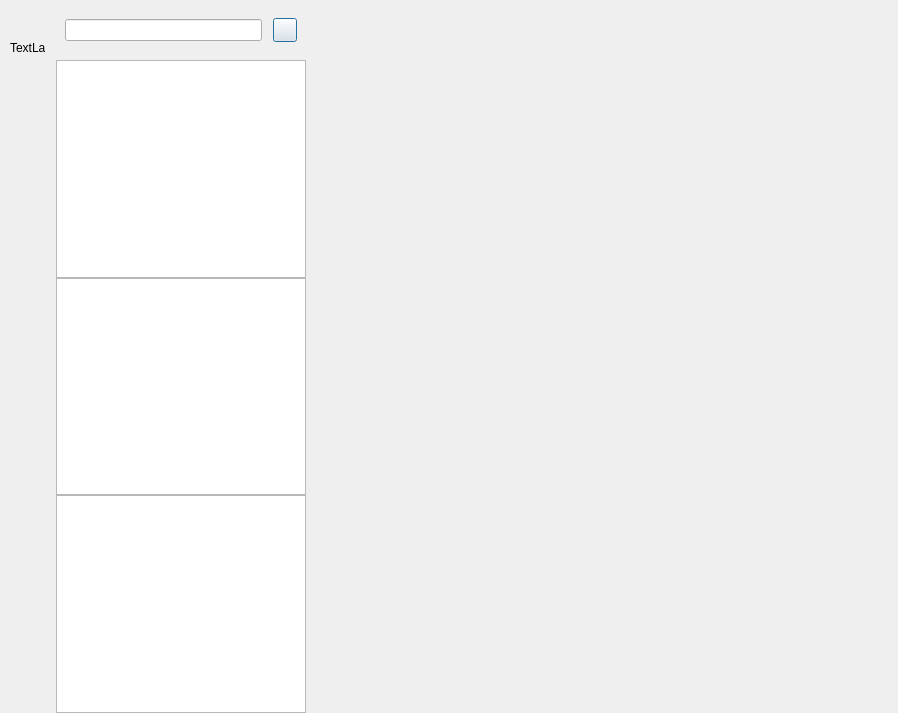
<?xml version="1.0" encoding="UTF-8"?>
<ui version="4.0">
 <class>ChatDialog</class>
 <widget class="QDialog" name="ChatDialog">
  <property name="geometry">
   <rect>
    <x>0</x>
    <y>0</y>
    <width>898</width>
    <height>713</height>
   </rect>
  </property>
  <property name="windowTitle">
   <string>Dialog</string>
  </property>
  <layout class="QHBoxLayout" name="horizontalLayout">
   <property name="spacing">
    <number>0</number>
   </property>
   <property name="leftMargin">
    <number>0</number>
   </property>
   <property name="topMargin">
    <number>0</number>
   </property>
   <property name="rightMargin">
    <number>0</number>
   </property>
   <property name="bottomMargin">
    <number>0</number>
   </property>
   <item>
    <widget class="QWidget" name="side_bar" native="true">
     <property name="sizePolicy">
      <sizepolicy hsizetype="Fixed" vsizetype="Expanding">
       <horstretch>0</horstretch>
       <verstretch>0</verstretch>
      </sizepolicy>
     </property>
     <property name="minimumSize">
      <size>
       <width>56</width>
       <height>0</height>
      </size>
     </property>
     <property name="maximumSize">
      <size>
       <width>56</width>
       <height>16777215</height>
      </size>
     </property>
     <layout class="QVBoxLayout" name="verticalLayout">
      <property name="spacing">
       <number>7</number>
      </property>
      <property name="leftMargin">
       <number>10</number>
      </property>
      <property name="topMargin">
       <number>30</number>
      </property>
      <property name="rightMargin">
       <number>0</number>
      </property>
      <property name="bottomMargin">
       <number>0</number>
      </property>
      <item>
       <widget class="QWidget" name="widget" native="true">
        <layout class="QVBoxLayout" name="verticalLayout_3">
         <property name="spacing">
          <number>30</number>
         </property>
         <property name="leftMargin">
          <number>0</number>
         </property>
         <property name="topMargin">
          <number>0</number>
         </property>
         <property name="rightMargin">
          <number>0</number>
         </property>
         <property name="bottomMargin">
          <number>0</number>
         </property>
         <item>
          <widget class="QLabel" name="side_head_lb">
           <property name="minimumSize">
            <size>
             <width>35</width>
             <height>35</height>
            </size>
           </property>
           <property name="maximumSize">
            <size>
             <width>35</width>
             <height>35</height>
            </size>
           </property>
           <property name="text">
            <string>TextLabel</string>
           </property>
          </widget>
         </item>
         <item>
          <widget class="StateWidget" name="side_chat_lb" native="true">
           <property name="minimumSize">
            <size>
             <width>30</width>
             <height>30</height>
            </size>
           </property>
           <property name="maximumSize">
            <size>
             <width>30</width>
             <height>30</height>
            </size>
           </property>
          </widget>
         </item>
         <item>
          <widget class="StateWidget" name="side_contact_lb" native="true">
           <property name="minimumSize">
            <size>
             <width>30</width>
             <height>30</height>
            </size>
           </property>
           <property name="maximumSize">
            <size>
             <width>30</width>
             <height>30</height>
            </size>
           </property>
          </widget>
         </item>
        </layout>
       </widget>
      </item>
      <item>
       <spacer name="verticalSpacer">
        <property name="orientation">
         <enum>Qt::Vertical</enum>
        </property>
        <property name="sizeHint" stdset="0">
         <size>
          <width>20</width>
          <height>40</height>
         </size>
        </property>
       </spacer>
      </item>
     </layout>
    </widget>
   </item>
   <item>
    <widget class="QWidget" name="chat_user_wid" native="true">
     <property name="maximumSize">
      <size>
       <width>250</width>
       <height>16777215</height>
      </size>
     </property>
     <layout class="QVBoxLayout" name="verticalLayout_2">
      <property name="spacing">
       <number>0</number>
      </property>
      <property name="leftMargin">
       <number>0</number>
      </property>
      <property name="topMargin">
       <number>0</number>
      </property>
      <property name="rightMargin">
       <number>0</number>
      </property>
      <property name="bottomMargin">
       <number>0</number>
      </property>
      <item>
       <widget class="QWidget" name="search_wid" native="true">
        <property name="minimumSize">
         <size>
          <width>0</width>
          <height>60</height>
         </size>
        </property>
        <property name="maximumSize">
         <size>
          <width>16777215</width>
          <height>60</height>
         </size>
        </property>
        <layout class="QHBoxLayout" name="horizontalLayout_2">
         <item>
          <widget class="CustomizeEdit" name="search_edit"/>
         </item>
         <item>
          <spacer name="horizontalSpacer">
           <property name="orientation">
            <enum>Qt::Horizontal</enum>
           </property>
           <property name="sizeType">
            <enum>QSizePolicy::Fixed</enum>
           </property>
           <property name="sizeHint" stdset="0">
            <size>
             <width>5</width>
             <height>20</height>
            </size>
           </property>
          </spacer>
         </item>
         <item>
          <widget class="ClickedBtn" name="add_btn">
           <property name="minimumSize">
            <size>
             <width>24</width>
             <height>24</height>
            </size>
           </property>
           <property name="maximumSize">
            <size>
             <width>24</width>
             <height>24</height>
            </size>
           </property>
           <property name="text">
            <string/>
           </property>
          </widget>
         </item>
        </layout>
       </widget>
      </item>
      <item>
       <widget class="ChatUserList" name="chat_user_list"/>
      </item>
      <item>
       <widget class="SearchList" name="search_list"/>
      </item>
      <item>
       <widget class="ContactUserList" name="con_user_list"/>
      </item>
     </layout>
    </widget>
   </item>
   <item>
    <widget class="QStackedWidget" name="stackedWidget">
     <widget class="ChatPage" name="chat_page"/>
     <widget class="ApplyFriendPage" name="friend_apply_page"/>
    </widget>
   </item>
  </layout>
 </widget>
 <customwidgets>
  <customwidget>
   <class>CustomizeEdit</class>
   <extends>QLineEdit</extends>
   <header>customizeedit.h</header>
  </customwidget>
  <customwidget>
   <class>ClickedBtn</class>
   <extends>QPushButton</extends>
   <header>clickedbtn.h</header>
  </customwidget>
  <customwidget>
   <class>ChatUserList</class>
   <extends>QListWidget</extends>
   <header location="global">chatuserlist.h</header>
  </customwidget>
  <customwidget>
   <class>ChatPage</class>
   <extends>QWidget</extends>
   <header>chatpage.h</header>
   <container>1</container>
  </customwidget>
  <customwidget>
   <class>StateWidget</class>
   <extends>QWidget</extends>
   <header location="global">statewidget.h</header>
   <container>1</container>
  </customwidget>
  <customwidget>
   <class>SearchList</class>
   <extends>QListWidget</extends>
   <header location="global">searchlist.h</header>
  </customwidget>
  <customwidget>
   <class>ContactUserList</class>
   <extends>QListWidget</extends>
   <header location="global">contactuserlist.h</header>
  </customwidget>
  <customwidget>
   <class>ApplyFriendPage</class>
   <extends>QWidget</extends>
   <header location="global">applyfriendpage.h</header>
   <container>1</container>
  </customwidget>
 </customwidgets>
 <resources/>
 <connections/>
</ui>
